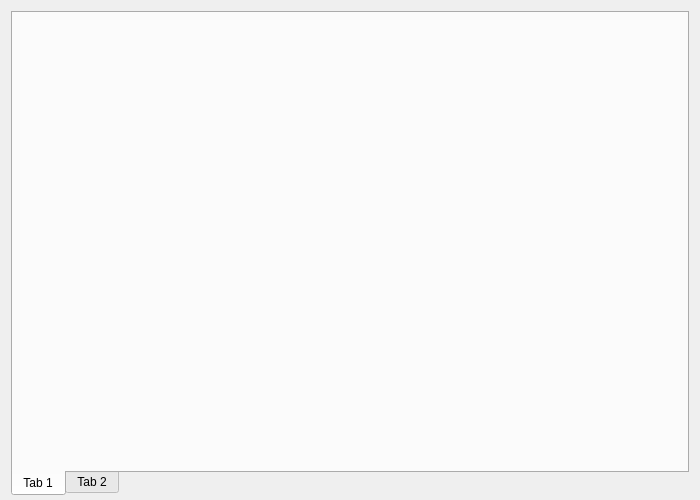
<?xml version="1.0" encoding="UTF-8"?>
<ui version="4.0">
 <class>CFrmLbsMain</class>
 <widget class="QWidget" name="CFrmLbsMain">
  <property name="geometry">
   <rect>
    <x>0</x>
    <y>0</y>
    <width>700</width>
    <height>500</height>
   </rect>
  </property>
  <property name="windowTitle">
   <string>Motion</string>
  </property>
  <property name="windowIcon">
   <iconset resource="lbs.qrc">
    <normaloff>:/png/motioin</normaloff>:/png/motioin</iconset>
  </property>
  <layout class="QGridLayout">
   <property name="bottomMargin">
    <number>4</number>
   </property>
   <item row="0" column="0">
    <widget class="QTabWidget" name="tabWidget">
     <property name="tabPosition">
      <enum>QTabWidget::South</enum>
     </property>
     <property name="currentIndex">
      <number>0</number>
     </property>
     <widget class="QWidget" name="tab">
      <attribute name="title">
       <string>Tab 1</string>
      </attribute>
     </widget>
     <widget class="QWidget" name="tab_2">
      <attribute name="title">
       <string>Tab 2</string>
      </attribute>
     </widget>
    </widget>
   </item>
  </layout>
 </widget>
 <resources>
  <include location="lbs.qrc"/>
 </resources>
 <connections/>
</ui>
